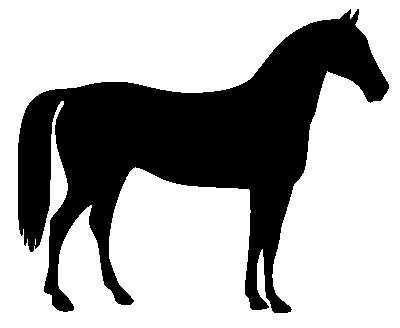
#> input picture skimage.data.horse(), 400 x 328 px
$ jupyter execute --allow-errors morphology_empty.ipynb   (older library calls are emulated)
#> lines starting #> are read from the running program, lines starting #| are printed output that depends on the picture; after the words box and inside, x2 and y2 are one past the last pixel; in counts of white or black regions, pixels touching at a corner belong together
**Morphology**: A tool for extracting image components that are useful in the representation and description of region shape, such as boundaries, skeletons, and the convex hull.

**Set theory**: The branch of mathematics which deals with the formal properties of sets as units (without regard to the nature of their individual constituents) and the expression of other branches of mathematics in terms of sets.

## Introduction

This topic is best started out with an example. Let's say you've taken some images on a TEM microscope of a fresh batch of nanoparticles. You want to use this to get some information about the size of your nanoparticles. You have access to the resolution of the microscope, and you have calculated the diameter of the size of a few nanoparticles by hand. But shouldn't there be a way to automate this process? You've tried a few simple manipulations in ImageJ by applying an intensity threshold to create a binary image, but you can tell that some objects in the image are noise, while other particles overlap. Both of these create inaccuracies in your size estimates.

How do you approach this problem? This is where the *morphology* toolset comes in handy, and will hopefully aid us in being able to tackle this problem and similar problems.

## Logical Operators

Most of the techniques used in this unit will deal with *binary images*, or images that have pixels that can only take the valueu 0 and 1 (black and white images). Binary image are useful because they allow us to use logical operators. Here's a few examples using some tools from `scikit-image`:

[cell 1]
import numpy as np
import matplotlib.pyplot as plt

from skimage.morphology import square, disk, star, diamond, rectangle
from skimage.util import pad

[cell 2]
elem1 = np.zeros((31, 42))
elem2 = np.zeros((31, 42))

elem1[:, :31] = disk(15)
elem2[:, 11:] = disk(15)

and_elem = np.logical_and(elem1, elem2)
or_elem = np.logical_or(elem1, elem2)

elem1i = 1 - elem1
elem2i = 1 - elem2

xor_elem = np.logical_xor(elem1, elem2)
cxor_elem = 1 - np.logical_xor(elem1, elem2)

[cell 3]
disk(15).shape

[cell 4]
fig, axes = plt.subplots(4, 2, figsize=(6, 12))
axes = axes.flatten()

for ax in axes:
    ax.axis('off')

axes[0].imshow(elem1, cmap='gray')
axes[1].imshow(elem2, cmap='gray')

axes[2].imshow(and_elem, cmap='gray')
axes[3].imshow(or_elem, cmap='gray')

axes[4].imshow(elem1i, cmap='gray')
axes[5].imshow(elem2i, cmap='gray')

axes[6].imshow(xor_elem, cmap='gray')
axes[7].imshow(cxor_elem, cmap='gray')
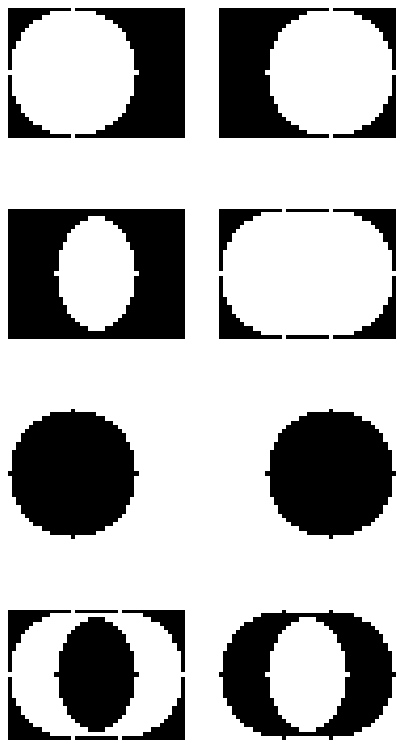
#> figure drawn by matplotlib, 8 panels

Some other useful functions that you may need for morphological applications are the **reflection** of an image:

[cell 5]
elem = np.zeros((63, 110))
elem[:, 10:73] = diamond(31)

elem_ref = elem[:, ::-1]

[cell 6]
fig, ax = plt.subplots(1, 2, figsize=(6, 9))

ax[0].imshow(elem, cmap='gray')
ax[1].imshow(elem_ref, cmap='gray')

for axi in ax:
    axi.axis('off')
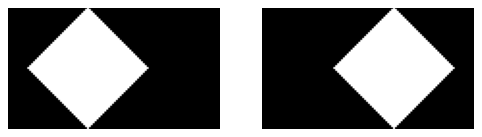
#> figure drawn by matplotlib, 2 panels

## Dilation and Erosion

Two of the most basic morphological operations are *dilation* and *erosion*. The words are fairly descriptive: can you guess what these two functions do to a binary image?

[cell 7]
from skimage.morphology import binary_erosion as erode
from skimage.morphology import binary_dilation as dilate

[cell 8]
im = pad(star(31), 5)
im_er = erode(im, selem=star(10))
im_dil = dilate(im, selem=star(10))

[cell 9]
fig, axes = plt.subplots(1, 3, figsize=(10,5))

axes[0].imshow(im, cmap='gray')
axes[1].imshow(im_er, cmap='gray')
axes[2].imshow(im_dil, cmap='gray')

for ax in axes:
    ax.axis('off')
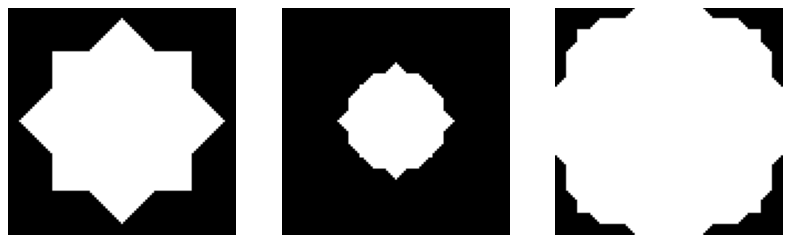
#> figure drawn by matplotlib, 3 panels

[cell 10]
im_er = erode(im,selem=diamond(10))

Mathematically, the dilation of A by B is expressed as:

$$A \oplus B = \{ z | (\hat{B})_z  \cap A \neq \emptyset \}$$

This can be read as all elements at location z defined by the intersection of A and the reflection of B shifted z units. Thus, the dilation is the set of all displacements, z, such that B and A overlap by at least one element. You can conceptualize this by sliding the smaller structing element around the image of interest. As long as B and A overlap by at least one unit.

Similarly, erosion of A by B is expressed as:

$$A \ominus B = \{ z | (B)_z \subseteq A \} $$

Or, in words, the erosion of A by B is the set of all points z such that B, translated by z, is contained in A.

B is often called the **structuring element** and is defined as **selem** in `scikit-image`.

One of the most common uses of erosion is for the elimination of irrelevant detail (in terms of size) from a binary image. If we want to eliminate all shapes except large ones, an erosion step is the tool to use.

[cell 11]
im = np.tile(pad(star(25), 45), (5,5))
test = np.random.random(im.shape) > 0.99
test = dilate(test, disk(2))
im = im | test

[cell 12]
im_e = erode(im, disk(10))

fig, axes = plt.subplots(ncols=2, figsize=(14, 7))

for ax in axes:
    ax.axis('off')

axes[0].imshow(im, cmap='gray')
axes[1].imshow(im_e, cmap='gray')
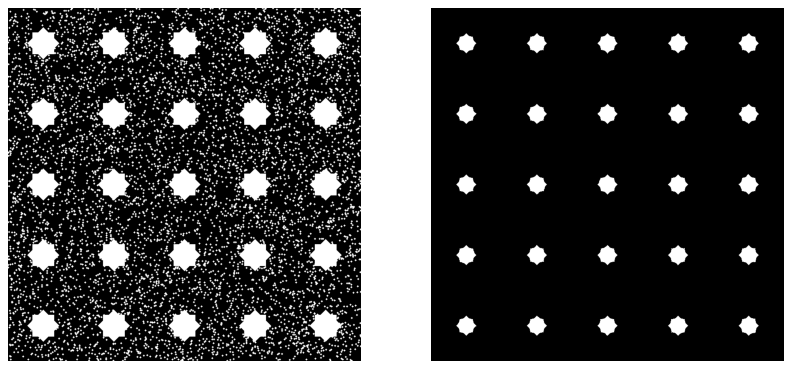
#> figure drawn by matplotlib, 2 panels

## Opening and Closing

You may have noticed that, yes, you can use erosions to remove small objects and dilations to connect peninsulas, but now the size isn't accurately represented. Eroded objects are smaller, dilated objects are larger. The solution is to sequentially perform dilations and erosions. For instance, erode small objects by performing an erosion, then restore the surviving objects using a dilation of similar magnitude. These operations have their own mathematical representations:

The opening of A by B is defined as:

$$A \circ B = (A \ominus B) \oplus B $$

And the closing of A by B is defined as:

$$A \bullet B = (A \oplus B) \ominus B $$

[cell 13]
from skimage.morphology import opening, closing

[cell 14]
#im_o = opening(im, disk(3))
im_c = closing(im, disk(3))

fig, axes = plt.subplots(ncols=2, figsize=(14,7))

for ax in axes:
    ax.axis('off')

axes[0].imshow(im, cmap='gray')
axes[1].imshow(im_c, cmap='gray')
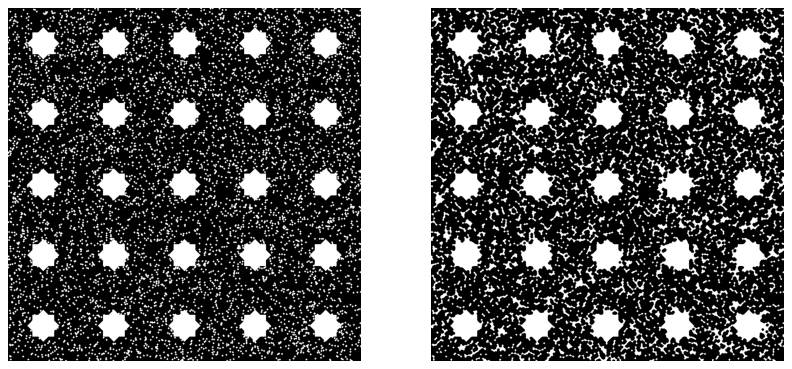
#> figure drawn by matplotlib, 2 panels

# Basic Morphological Algorithms

When dealing with binary images, the principle application of morphology is extracting image components that are useful in the representation and description of shape. We are going to consider some algorithms to extract boundaries, connected components, the convex hull, and the skeleton of a region. We will also develop methods (for region filling, thinning, thickening, and pruning) that are used frequently in conjunction with these algorithms and pre- and postprocessing steps.

## Boundary Extraction

The boundary of a set A can be obtained by eroding A by B (a structuring element) and then taking the difference of A and its erosion:

$$\beta(A) = A - (A \ominus B) $$

[cell 15]
A = pad(star(30), 50)

fig, axes = plt.subplots(ncols=3, figsize=(17, 6))

for ax in axes:
    ax.axis('off')

axes[0].imshow(A, cmap='gray')
axes[1].imshow(erode(A, disk(3)), cmap='gray')
axes[2].imshow(A - erode(A, disk(3)), cmap='gray')
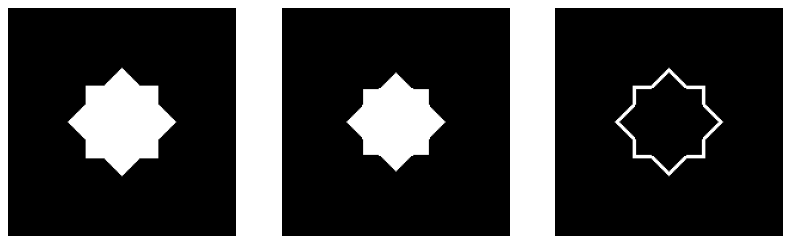
#> figure drawn by matplotlib, 3 panels

## Region Filling

[cell 16]
from scipy.ndimage.morphology import binary_fill_holes as fill_holes

[cell 17]
from scipy.ndimage import binary_dilation

[cell 18]
A = pad(disk(30), 40)

im = np.tile(A - erode(A, disk(15)), (7, 7))
im_filled = fill_holes(im)

im_inv = 1 - im
im_stack = np.zeros((im.shape[0], im.shape[1], 200))
for i in range(200):
    im_stack[:,:,i] = binary_dilation(np.zeros(im.shape, bool), disk(3), i, im_inv, None, 1)

fig, axes = plt.subplots(ncols=2, nrows=2, figsize=(17, 13))
axes = axes.flatten()

for ax in axes:
    ax.axis('off')

axes[0].imshow(im, cmap='gray')
axes[1].imshow(im_inv, cmap='gray')
#axes[2].imshow(im_dil, cmap='gray')
axes[3].imshow(im_filled, cmap='gray')
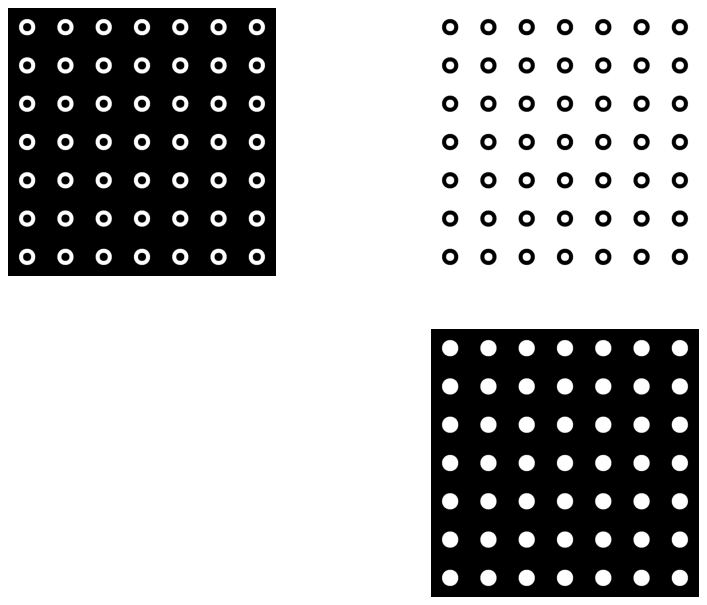
#> figure drawn by matplotlib, 3 panels

[cell 19]
from ipywidgets import interactive

[cell 20]
def f(i):
    ii = int(i)
    plt.figure(2)
    plt.imshow(im_stack[:,:,ii], cmap='gray')
    plt.axis('off')

interactive_plot = interactive(f, i=(1,199,1))
#> the sliders are set to i = 100
#> (the rest of this cell did not finish here and is left out)

## Convex Hull

A set A is said to be convex if the straight line segment joining any two points in A lies entirely within A. The convex hull H of an artibrary set S is the smallest convex set containing S. The set difference H - S is called the convex deficiency of S. The convex hull and convex deficiency are useful in object description.

Don't worry about the math on this one-- it involves the hit-or-miss algorithm using the shapes below

[cell 21]
from skimage.morphology import convex_hull_image
from skimage import data
from skimage.util import invert

[cell 22]
from skimage.morphology import binary_erosion as erode
from skimage.morphology import binary_dilation as dilate

[cell 23]
im = invert(data.horse())
#> im: shape (328, 400) bool; 33.1% white; 1 white region, box (x1, y1, x2, y2) and area: (18, 9, 389, 313) 43412
im_conv = convex_hull_image(im)
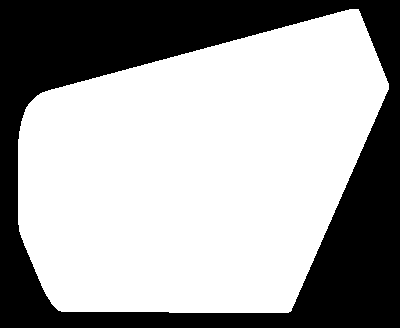
#> im_conv: shape (328, 400) bool; 63.9% white; 1 black region, box (x1, y1, x2, y2) and area: (0, 0, 400, 328) 47395

fig, axes = plt.subplots(ncols=2, figsize=(17, 8))

for ax in axes:
    ax.axis('off')

axes[0].imshow(im, cmap='gray')
axes[1].imshow(im_conv, cmap='gray')

# Thinning

[cell 24]
from skimage.morphology import thin

[cell 25]
fig, axes = plt.subplots(ncols=2, figsize=(17, 8))

for ax in axes:
    ax.axis('off')

axes[0].imshow(im, cmap='gray')
axes[1].imshow(dilate(thin(im), disk(1)), cmap='gray')
